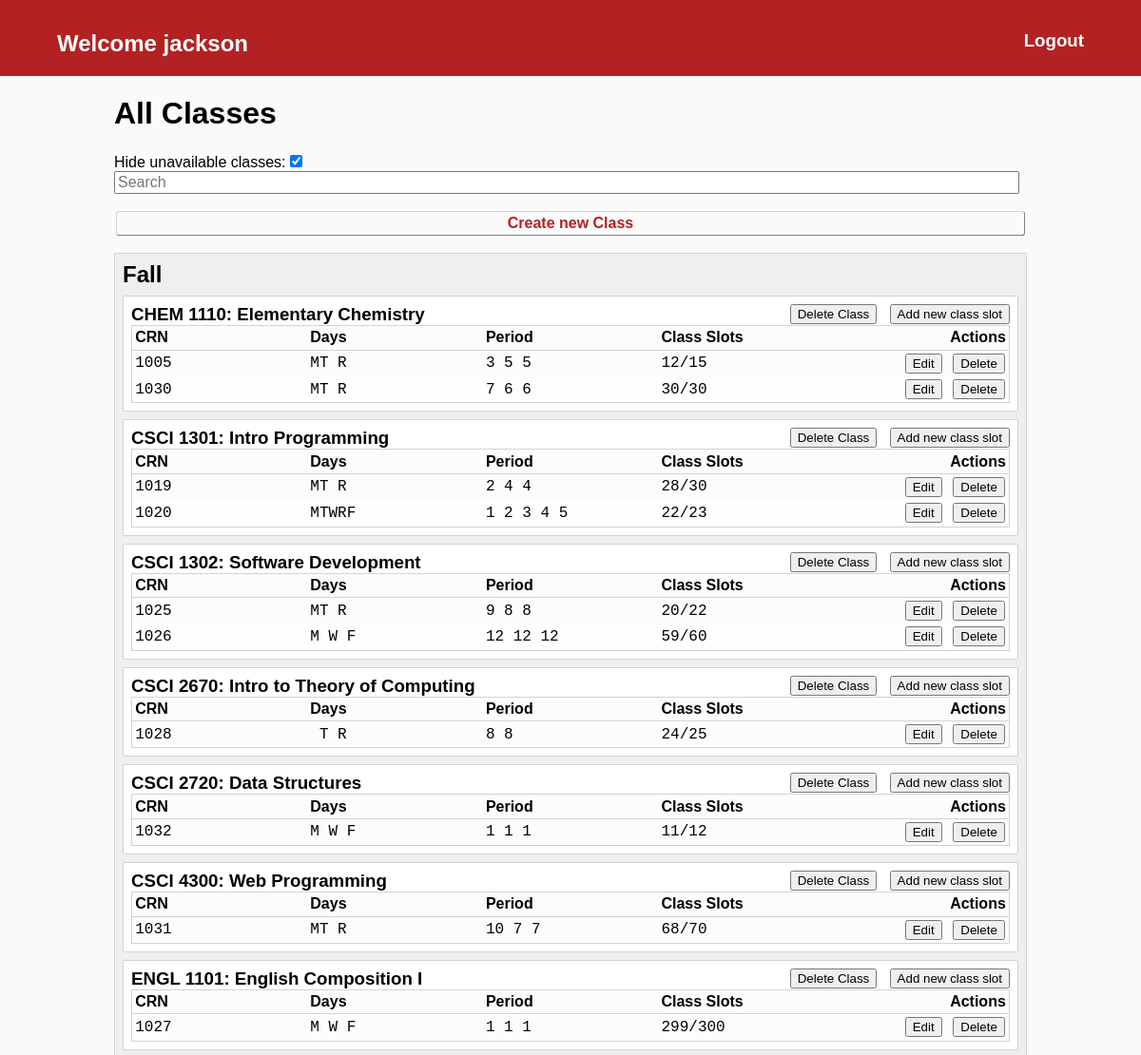
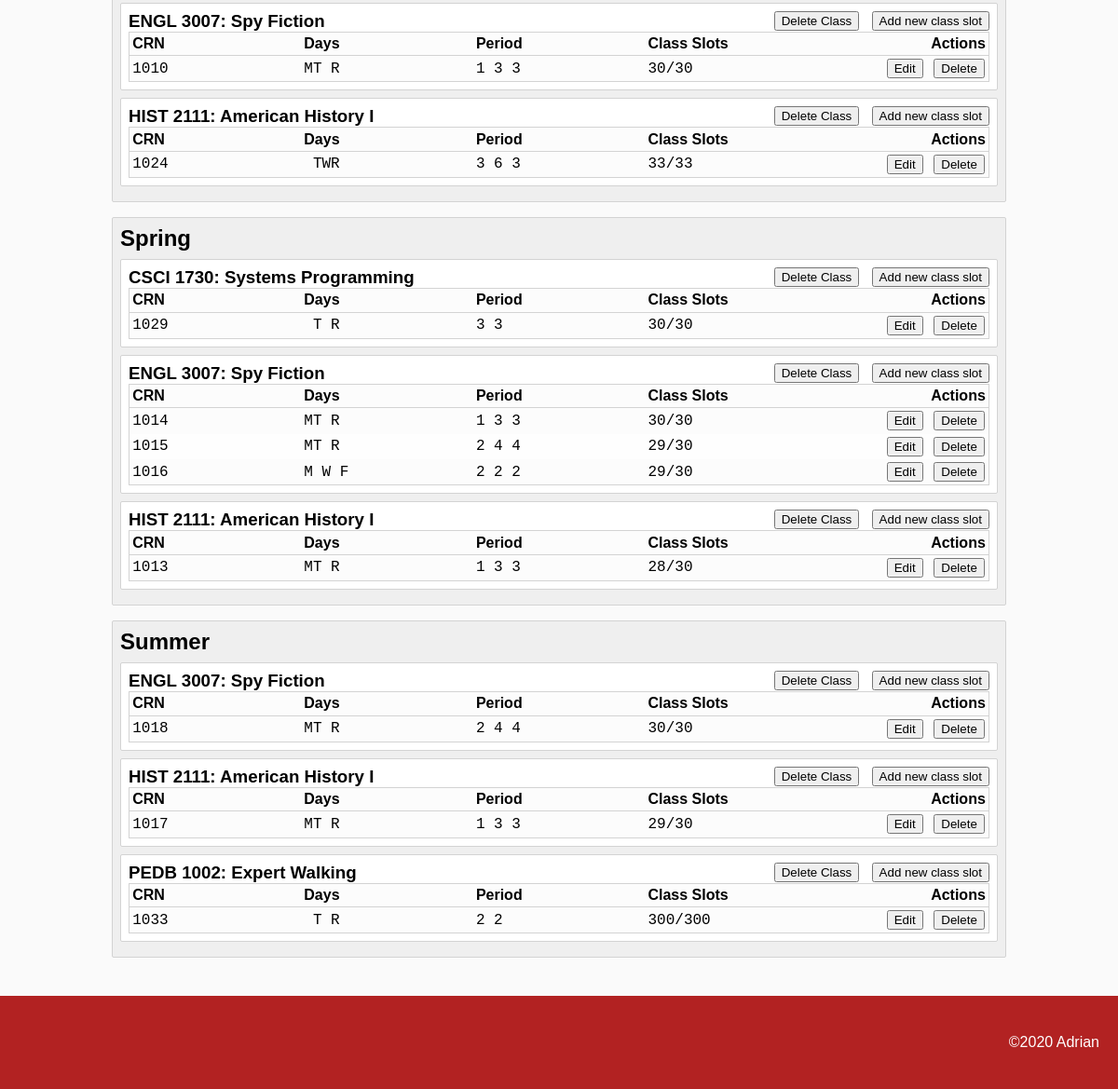
The app's page /admin-list-classes.php (signed in) with its own data (2 pictures, top to bottom).
### tables this page shows
CREATE TABLE `user` (
  `STUDENT_ID` int(11) NOT NULL AUTO_INCREMENT,
  `USERNAME` varchar(25) NOT NULL,
  `PASSWORD` varchar(255) NOT NULL,
  PRIMARY KEY (`STUDENT_ID`),
  UNIQUE KEY `USERNAME` (`USERNAME`)
);

CREATE TABLE `class` (
  `MAJOR` varchar(6) NOT NULL,
  `ID` int(11) NOT NULL AUTO_INCREMENT,
  `NAME` varchar(40) NOT NULL,
  `LEVEL` int(11) NOT NULL,
  PRIMARY KEY (`ID`)
);

CREATE TABLE `class_slot` (
  `crn` int(11) NOT NULL AUTO_INCREMENT,
  `class_id` int(11) NOT NULL,
  `slot_monday` tinyint(1) NOT NULL DEFAULT '0',
  `monday_period` tinyint(4) DEFAULT NULL,
  `slot_tuesday` tinyint(1) NOT NULL DEFAULT '0',
  `tuesday_period` tinyint(4) DEFAULT NULL,
  `slot_wednesday` tinyint(1) NOT NULL DEFAULT '0',
  `wednesday_period` tinyint(4) DEFAULT NULL,
  `slot_thursday` tinyint(1) NOT NULL DEFAULT '0',
  `thursday_period` tinyint(4) DEFAULT NULL,
  `slot_friday` tinyint(1) NOT NULL DEFAULT '0',
  `friday_period` tinyint(4) DEFAULT NULL,
  `slots` int(11) NOT NULL DEFAULT '30',
  `semester` enum('Fall','Spring','Summer') NOT NULL,
  PRIMARY KEY (`crn`),
  KEY `class_id` (`class_id`),
  CONSTRAINT `class_slot_ibfk_1` FOREIGN KEY (`class_id`) REFERENCES `class` (`ID`) ON DELETE CASCADE ON UPDATE CASCADE
);

### session.php (called while the page is built, shortened)
<?php
  include('database.php');
  if(!isset($_SESSION['login_id'])) {
    header("location: logout.php");
    die();
  } else {
    $user_id = $_SESSION['login_id'];
    $query = 'SELECT `USERNAME` FROM `user` WHERE `STUDENT_ID` = :user_id';
    $stat1 = $db->prepare($query);
    $stat1->bindValue(':user_id', $user_id);
    $stat1->execute();
    $result = $stat1->fetch();
    $login_name = $result['USERNAME'];
  }
?>

### admin-list-classes.php (the view, shortened to what this page needs)
<?php
require('session.php');
require('database.php');
function generateSlotText($slot) {
    $returnString = "";
    $returnString .= $slot['slot_monday'] == 1 ? "M" : "&nbsp;";
    $returnString .= $slot['slot_tuesday'] == 1 ? "T" : "&nbsp;";
    $returnString .= $slot['slot_wednesday'] == 1 ? "W" : "&nbsp;";
    $returnString .= $slot['slot_thursday'] == 1 ? "R" : "&nbsp;";
    $returnString .= $slot['slot_friday'] == 1 ? "F" : "&nbsp;";
    return $returnString;
}
function generatePeriodText($slot) {
    $returnString = "";
    $returnString .= $slot['slot_monday'] == 1 ? $slot['monday_period']." " : "";
    $returnString .= $slot['slot_tuesday'] == 1 ? $slot['tuesday_period']." " : "";
    $returnString .= $slot['slot_wednesday'] == 1 ? $slot['wednesday_period']." " : "";
    $returnString .= $slot['slot_thursday'] == 1 ? $slot['thursday_period']." " : "";
    $returnString .= $slot['slot_friday'] == 1 ? $slot['friday_period']." " : "";
    return $returnString;
}
?>
<head>
    <link rel="stylesheet" type="text/css" href="site.css">
</head>
<?php
include('header.php');
?>
<main>
    <h1>All Classes</h1>
    <label style="float:none">Hide unavailable classes:</label><input type="checkbox" onchange="toggleUnavailableClasses()" id="hideCheckbox" checked>
    <br>
    <input id="search" type="text" oninput="searchClasses()" placeholder="Search">
    <div>
        <table class="semesterTable">
            <tr>
                <td class="table-button"><a href="new-class.php">Create new Class</a></td>
            </tr>
        </table>
    </div>
    <?php
    $semesterClassQuery = 'SELECT DISTINCT semester FROM class_slot';
    $semesterClass = $db->prepare($semesterClassQuery);
    $semesterClass->execute();
    $semesterClass = $semesterClass->fetchAll();
    foreach ($semesterClass as $semester) :?>
        <div class="class-list-semester">
            <h2><?=$semester['semester']?></h2>
            <?php
            $fallClassQuery = 'SELECT class.*,COUNT(cslot.crn) AS count FROM `class` LEFT JOIN (SELECT * FROM class_slot WHERE semester = :semester) cslot ON cslot.class_id = class.ID GROUP BY class.ID ORDER BY MAJOR,LEVEL ';
            $fallClasses = $db->prepare($fallClassQuery);
            $fallClasses->bindValue(':semester', $semester['semester']);
            $fallClasses->execute();
            $fallClasses = $fallClasses->fetchAll();
            foreach ($fallClasses as $class) : ?>
                <div class="class-list-class <?=(intval($class['count']) == 0 ? "hideable" : "")?>" id="classRow<?=$class['ID'].$semester['semester'] ?>">
                    <div>
                        <h3 style="float:left"><?=$class['MAJOR']?> <?=$class['LEVEL']?>: <?=$class['NAME']?></h3>
                        <form style="float:right;margin:0" action="new-class-slot.php">
                            <input type="submit" value="Add new class slot">
                        </form>
                        <form style="float:right;margin:0" action="admin-action.php" method="POST">
                            <input onclick="return confirm('Are you sure you want to delete this class? This will delete all CRNs associated with it and deregister students.')" type="submit" value="Delete Class" name="delClass">
                        </form>
                    </div>
                    <table class="class-list-table">
                        <thead>
                            <tr>
                                <th>CRN</th>
                                <th>Days</th>
                                <th>Period</th>
                                <th>Class Slots</th>
                                <th class="right">Actions</th>
                            </tr>
                        </thead>
                        <tbody>
                            <?php
                            $classSlotQuery = 'SELECT * FROM class_slot LEFT JOIN (SELECT CRN,COUNT(CRN) AS count FROM registered GROUP BY CRN) registered_count ON registered_count.CRN = class_slot.crn WHERE class_id=:classid AND semester=:semester';
                            $classSlots = $db->prepare($classSlotQuery);
                            $classSlots->bindValue(':classid', $class['ID']);
                            $classSlots->bindValue(':semester', $semester['semester']);
                            $classSlots->execute();
                            $classSlots = $classSlots->fetchAll();
                            foreach ($classSlots as $slot) : ?>
                                <tr id="crnRow<?= $slot['crn'] ?>">
                                    <td><?=$slot['crn']?></td>
                                    <td><?=generateSlotText($slot)?></td>
                                    <td><?=generatePeriodText($slot)?></td>
                                    <td><?=(intval($slot['slots'])-intval($slot['count']))?>/<?=$slot['slots']?></td>
                                    <td class="right">
                                        <form action="admin-action.php" method="POST">
                                            <input class="action-button" type="submit" value="Edit" name="editSlot">
                                            <input onclick="return confirm('Are you sure you want to delete this CRN? This will deregister students from this course.')" class="action-button" type="submit" value="Delete" name="deleteSlot">
                                        </form>
                                    </td>
                                </tr>
                            <?php endforeach; ?>
                        </tbody>
                    </table>
                </div>
            <?php endforeach; ?>
        </div>
    <?php endforeach; ?>
</main>
<footer>&copy;2020 Adrian</footer>

### header.php (shortened to what this page needs)
<header>
    <div class="banner">
        <div>
            <?php if (!isset($_HEADER_TITLE)) : ?>
            <h2 style="float:left">Welcome <?php echo $login_name; ?></h2>
            <?php else : ?>
            <h2 style="float:left"><?=$_HEADER_TITLE?></h2>
            <?php endif; ?>
            <?php if (!isset($_HEADER_NO_LOGOUT)) : ?>
            <h3 style="float:right;margin:0"><a style="color:white" href="logout.php">Logout</a></h3>
            <?php endif; ?>
        </div>
    </div>
</header>

### site.css (style rules this page uses)
header, footer { background-color: firebrick; }
footer { line-height: 100px; height: 100px; }
header h2 { margin: 0; }
header { padding: 2em 0 3em 0; }
.banner { margin-top: 0; margin-left: 5%; margin-right: 5%; color: white; }
footer { text-align: right; padding-right: 20px; color: white; }
main { clear: both; padding-left: 10%; padding-right: 10%; padding-bottom: 25px; min-height: 600px; }
table { width: 90%; }
th { text-align: left; }
a { color: firebrick; font-weight: bold; text-decoration: none; }
label { float: left; text-align: right; width: 90px; }
form input { margin-left: 1em; width: 20em; }
.right { text-align: right; }
.class-list-table { border:1px lightgray solid; border-radius: 2px; background-color: #EFEFEF; border-collapse: collapse; width: 100%; }
.class-list-table th,td { padding: 0.2em; }
.class-list-table th { width: 20%; }
.class-list-table td { font-family: monospace, monospace; }
.class-list-table thead tr:first-child { border: 1px solid lightgray; }
.class-list-class { background-color: white; border: 1px solid lightgray; border-radius: 2px; padding: 0.5em; margin: 0.5em 0; }
.class-list-semester { border:1px lightgray solid; border-radius: 2px; background-color: #EFEFEF; padding: 0.5em; margin: 1em 0; }
.class-list-semester h2 { margin: 0; }
.class-list-class h3 { margin: 0; }
.class-list-table tr:nth-child(odd) { background-color: #FCFCFC; }
.class-list-table tr:nth-child(even) { background-color: #FEFEFE; }
td form { margin: 0; }
.semesterTable { width: 100%; margin: 1em 0; }
.semesterTable td { width: 33%; text-align: center; }
.table-button a { color: firebrick }
.table-button { border-radius:3px; border: 1px outset lightgray; background-color: #FAFAFA; }
#search { font-size: 100%; width: calc(100% - 0.5em); }
input[type=checkbox],input[type=submit] { width: initial; }
.action-button { margin: 0 1px; }

### records on screen
user: USERNAME "jackson"
class: MAJOR "CHEM", LEVEL "1110", NAME "Elementary Chemistry"
class_slot: crn "1005", generateSlotText($slot) "MT R", generatePeriodText($slot) "3 5 5", count "12", slots "15"
class_slot: crn "1030", generateSlotText($slot) "MT R", generatePeriodText($slot) "7 6 6", intval($slot['slots'])-intval($slot['count']) "30", slots "30"
class: MAJOR "CSCI", LEVEL "1301", NAME "Intro Programming"
class_slot: crn "1019", generateSlotText($slot) "MT R", generatePeriodText($slot) "2 4 4", count "28", slots "30"
class_slot: crn "1020", generateSlotText($slot) "MTWRF", generatePeriodText($slot) "1 2 3 4 5", count "22", slots "23"
class: MAJOR "CSCI", LEVEL "1302", NAME "Software Development"
class_slot: crn "1025", generateSlotText($slot) "MT R", generatePeriodText($slot) "9 8 8", count "20", slots "22"
class_slot: crn "1026", generateSlotText($slot) "M W F", generatePeriodText($slot) "12 12 12", count "59", slots "60"
class: MAJOR "CSCI", LEVEL "2670", NAME "Intro to Theory of Computing"
class_slot: crn "1028", generateSlotText($slot) "T R", generatePeriodText($slot) "8 8", count "24", slots "25"
class: MAJOR "CSCI", LEVEL "2720", NAME "Data Structures"
class_slot: crn "1032", generateSlotText($slot) "M W F", generatePeriodText($slot) "1 1 1", count "11", slots "12"
class: MAJOR "CSCI", LEVEL "4300", NAME "Web Programming"
class_slot: crn "1031", generateSlotText($slot) "MT R", generatePeriodText($slot) "10 7 7", count "68", slots "70"
class: MAJOR "ENGL", LEVEL "1101", NAME "English Composition I"
class_slot: crn "1027", generateSlotText($slot) "M W F", generatePeriodText($slot) "1 1 1", count "299", slots "300"
class: MAJOR "ENGL", LEVEL "3007", NAME "Spy Fiction"
class_slot: crn "1010", generateSlotText($slot) "MT R", generatePeriodText($slot) "1 3 3", intval($slot['slots'])-intval($slot['count']) "30", slots "30"
class: MAJOR "HIST", LEVEL "2111", NAME "American History I"
class_slot: crn "1024", generateSlotText($slot) "TWR", generatePeriodText($slot) "3 6 3", intval($slot['slots'])-intval($slot['count']) "33", slots "33"
class: MAJOR "CSCI", LEVEL "1730", NAME "Systems Programming"
class_slot: crn "1029", generateSlotText($slot) "T R", generatePeriodText($slot) "3 3", intval($slot['slots'])-intval($slot['count']) "30", slots "30"
class_slot: crn "1014", generateSlotText($slot) "MT R", generatePeriodText($slot) "1 3 3", intval($slot['slots'])-intval($slot['count']) "30", slots "30"
class_slot: crn "1015", generateSlotText($slot) "MT R", generatePeriodText($slot) "2 4 4", count "29", slots "30"
class_slot: crn "1016", generateSlotText($slot) "M W F", generatePeriodText($slot) "2 2 2", count "29", slots "30"
class_slot: crn "1013", generateSlotText($slot) "MT R", generatePeriodText($slot) "1 3 3", count "28", slots "30"
class_slot: crn "1018", generateSlotText($slot) "MT R", generatePeriodText($slot) "2 4 4", intval($slot['slots'])-intval($slot['count']) "30", slots "30"
class_slot: crn "1017", generateSlotText($slot) "MT R", generatePeriodText($slot) "1 3 3", count "29", slots "30"
class: MAJOR "PEDB", LEVEL "1002", NAME "Expert Walking"
class_slot: crn "1033", generateSlotText($slot) "T R", generatePeriodText($slot) "2 2", intval($slot['slots'])-intval($slot['count']) "300", slots "300"

### other values on screen
$semester['semester'] "Fall"
$semester['semester'] "Spring"
$semester['semester'] "Summer"
